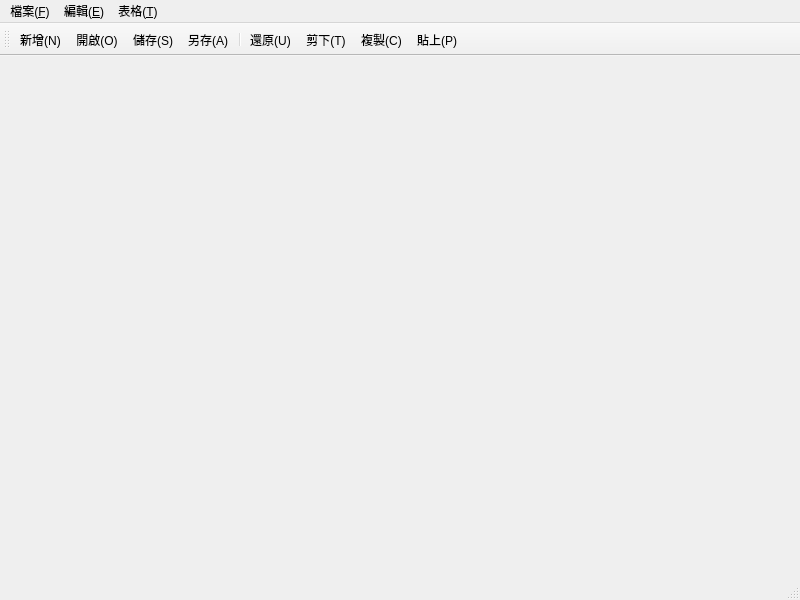
<?xml version="1.0" encoding="UTF-8"?>
<ui version="4.0">
 <class>filetoolbar</class>
 <widget class="QMainWindow" name="filetoolbar">
  <property name="geometry">
   <rect>
    <x>0</x>
    <y>0</y>
    <width>800</width>
    <height>600</height>
   </rect>
  </property>
  <property name="windowTitle">
   <string>MainWindow</string>
  </property>
  <widget class="QWidget" name="centralwidget"/>
  <widget class="QMenuBar" name="menubar">
   <property name="geometry">
    <rect>
     <x>0</x>
     <y>0</y>
     <width>800</width>
     <height>21</height>
    </rect>
   </property>
   <widget class="QMenu" name="menu">
    <property name="title">
     <string>檔案(&amp;F)</string>
    </property>
    <addaction name="actionOpen"/>
    <addaction name="actionClose"/>
    <addaction name="separator"/>
    <addaction name="actionSave"/>
    <addaction name="action_Asave"/>
    <addaction name="separator"/>
    <addaction name="actionquit"/>
   </widget>
   <widget class="QMenu" name="menu_2">
    <property name="title">
     <string>編輯(&amp;E)</string>
    </property>
    <addaction name="actionUndo"/>
    <addaction name="actionCuT"/>
    <addaction name="actionCopy"/>
    <addaction name="actionAll"/>
   </widget>
   <widget class="QMenu" name="menu_3">
    <property name="title">
     <string>表格(&amp;T)</string>
    </property>
    <addaction name="actionInsertTable"/>
    <addaction name="separator"/>
    <addaction name="actionInsertRow"/>
    <addaction name="actionInsertColumn"/>
    <addaction name="separator"/>
    <addaction name="actionDeleteRow"/>
    <addaction name="actionDeleteColumn"/>
   </widget>
   <addaction name="menu"/>
   <addaction name="menu_2"/>
   <addaction name="menu_3"/>
  </widget>
  <widget class="QStatusBar" name="statusbar"/>
  <widget class="QToolBar" name="toolBar">
   <property name="windowTitle">
    <string>toolBar</string>
   </property>
   <attribute name="toolBarArea">
    <enum>TopToolBarArea</enum>
   </attribute>
   <attribute name="toolBarBreak">
    <bool>false</bool>
   </attribute>
   <addaction name="actionNew"/>
   <addaction name="actionOpen"/>
   <addaction name="actionSave"/>
   <addaction name="action_Asave"/>
   <addaction name="separator"/>
   <addaction name="actionUndo"/>
   <addaction name="actionCuT"/>
   <addaction name="actionCopy"/>
   <addaction name="actionPaste"/>
  </widget>
  <action name="actionNew">
   <property name="text">
    <string>新增(&amp;N)</string>
   </property>
   <property name="shortcut">
    <string>Ctrl+Z</string>
   </property>
  </action>
  <action name="actionOpen">
   <property name="text">
    <string>開啟(&amp;O)</string>
   </property>
   <property name="shortcut">
    <string>Ctrl+O</string>
   </property>
  </action>
  <action name="actionClose">
   <property name="text">
    <string>關閉(&amp;C)</string>
   </property>
   <property name="shortcut">
    <string>Ctrl+C</string>
   </property>
  </action>
  <action name="actionSave">
   <property name="text">
    <string>儲存(&amp;S)</string>
   </property>
   <property name="shortcut">
    <string>Ctrl+S</string>
   </property>
  </action>
  <action name="action_Asave">
   <property name="text">
    <string>另存(&amp;A)</string>
   </property>
   <property name="shortcut">
    <string>Ctrl+A</string>
   </property>
  </action>
  <action name="actionquit">
   <property name="text">
    <string>退出(&amp;X)</string>
   </property>
   <property name="shortcut">
    <string>Ctrl+X</string>
   </property>
  </action>
  <action name="actionUndo">
   <property name="text">
    <string>還原(&amp;U)</string>
   </property>
   <property name="shortcut">
    <string>Ctrl+Z</string>
   </property>
  </action>
  <action name="actionCuT">
   <property name="text">
    <string>剪下(&amp;T)</string>
   </property>
   <property name="toolTip">
    <string>剪下(T)</string>
   </property>
   <property name="shortcut">
    <string>Ctrl+X</string>
   </property>
  </action>
  <action name="actionCopy">
   <property name="text">
    <string>複製(&amp;C)</string>
   </property>
   <property name="shortcut">
    <string>Ctrl+C</string>
   </property>
  </action>
  <action name="actionAll">
   <property name="text">
    <string>全選(&amp;A)</string>
   </property>
   <property name="shortcut">
    <string>Ctrl+A</string>
   </property>
  </action>
  <action name="actionPaste">
   <property name="text">
    <string>貼上(&amp;P)</string>
   </property>
   <property name="toolTip">
    <string>貼上(P)</string>
   </property>
   <property name="shortcut">
    <string>Ctrl+V</string>
   </property>
   <property name="menuRole">
    <enum>QAction::MenuRole::NoRole</enum>
   </property>
  </action>
  <action name="actionInsertTable">
   <property name="text">
    <string>插入表格(&amp;I)</string>
   </property>
   <property name="toolTip">
    <string>插入表格</string>
   </property>
  </action>
  <action name="actionInsertRow">
   <property name="text">
    <string>新增一行(&amp;R)</string>
   </property>
   <property name="toolTip">
    <string>新增一行</string>
   </property>
  </action>
  <action name="actionInsertColumn">
   <property name="text">
    <string>新增一列(&amp;C)</string>
   </property>
   <property name="toolTip">
    <string>新增一列</string>
   </property>
  </action>
  <action name="actionDeleteRow">
   <property name="text">
    <string>刪除行(&amp;D)</string>
   </property>
   <property name="toolTip">
    <string>刪除行</string>
   </property>
  </action>
  <action name="actionDeleteColumn">
   <property name="text">
    <string>刪除列(&amp;L)</string>
   </property>
   <property name="toolTip">
    <string>刪除列</string>
   </property>
  </action>
 </widget>
 <resources/>
 <connections/>
</ui>
